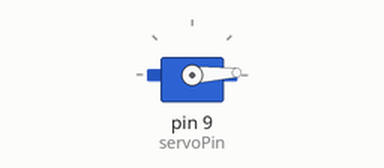
This sketch was run on a simulated Arduino Uno, built with avr-gcc and run on an emulated ATmega328P. On the bench: servo.

Above: at 0.05 s.
At 0.9 s:
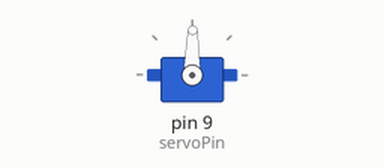
At 1.75 s:
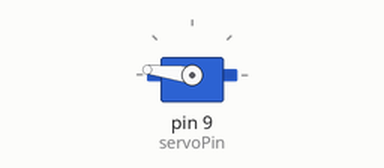
At 3.45 s:
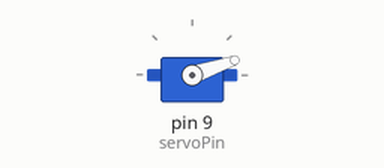
Timing chart, 0 to 8.3 s (numbered marks = the images above):
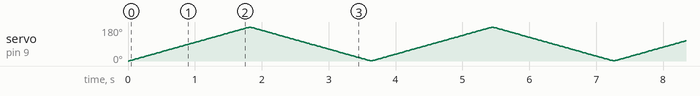

The sketch:

ch14_2.ino
```cpp
#include <Servo.h>

Servo myServo;
int servoPin = 9;

void setup() {
  myServo.attach(servoPin);
}

void loop() {
  for (int angle = 0; angle < 180; angle += 1) {
    myServo.write(angle);
    delay(10);
  }
  for (int angle = 180; angle > 0; angle -= 1) {
    myServo.write(angle);
    delay(10);
  }
}
```
